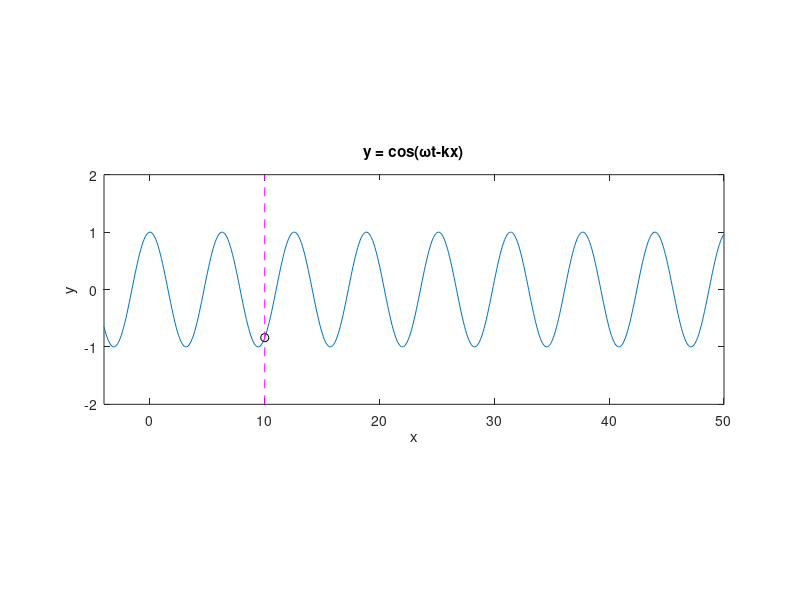

Write the MATLAB code that produced this figure. (Note: this script raises an error after producing the figure.)
clear;
clc;

k2 = 1.0;
x = -4:0.1:50;
time = 0:0.1:30;
f = zeros(length(time),length(x));

for i = 1:length(time)
    t = time(i);
%     f(i,:) = cos(x-t) + cos(1.2*x-k2*t);
    f(i,:) = cos(x-t); 
end

%随着时间变化，空间振动形态
figure(1)
ampli = f(1,:);
h1 = plot(x,ampli,'YDataSource','ampli');
hold on
h2 = plot(x(141),ampli(141),'ko','YDataSource','ampli(141)');
line([10,10],[-2,2],'LineStyle','--','Color','m');
xlabel('x');
ylabel('y');
title('y = cos(ωt-kx)');
xlim([-4,50]);
ylim([-2,2]);
set(gca,'DataAspectRatio',[5 1 1])
filename = 'spatialVibration.gif';
for i = 1:length(time)
    ampli = f(i,:);
    refreshdata(h1,'caller') 
    refreshdata(h2,'caller') 
	drawnow
    frame = getframe(1);
    im = frame2im(frame);
    [A,map] = rgb2ind(im,256); 
	if i == 1
		imwrite(A,map,filename,'gif','LoopCount',Inf,'DelayTime',0.00001);
	else
		imwrite(A,map,filename,'gif','WriteMode','append','DelayTime',0.00001);
    end
    %pause(0.0001)
end
